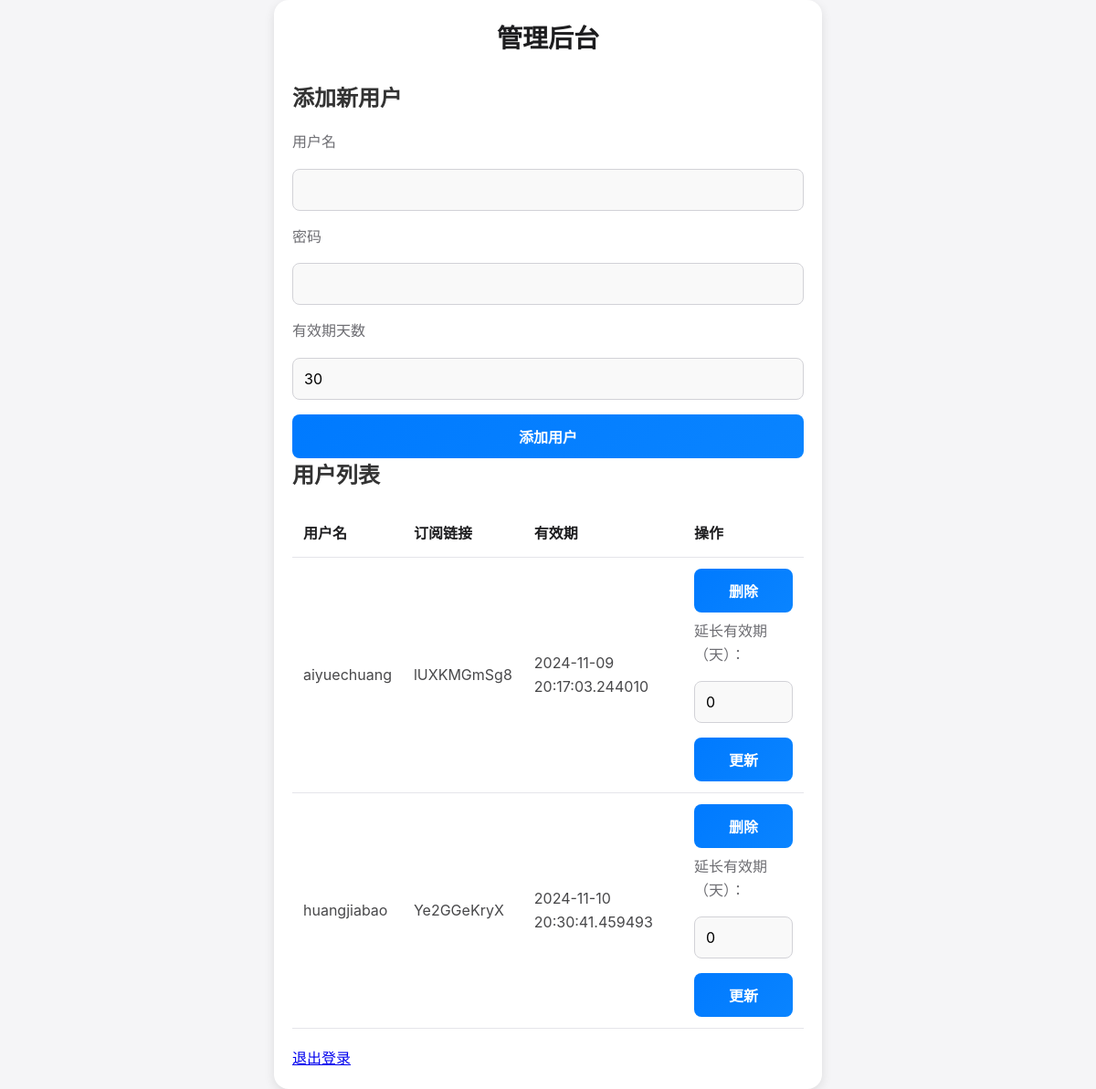
Before: /admin (signed in) with the older database file.
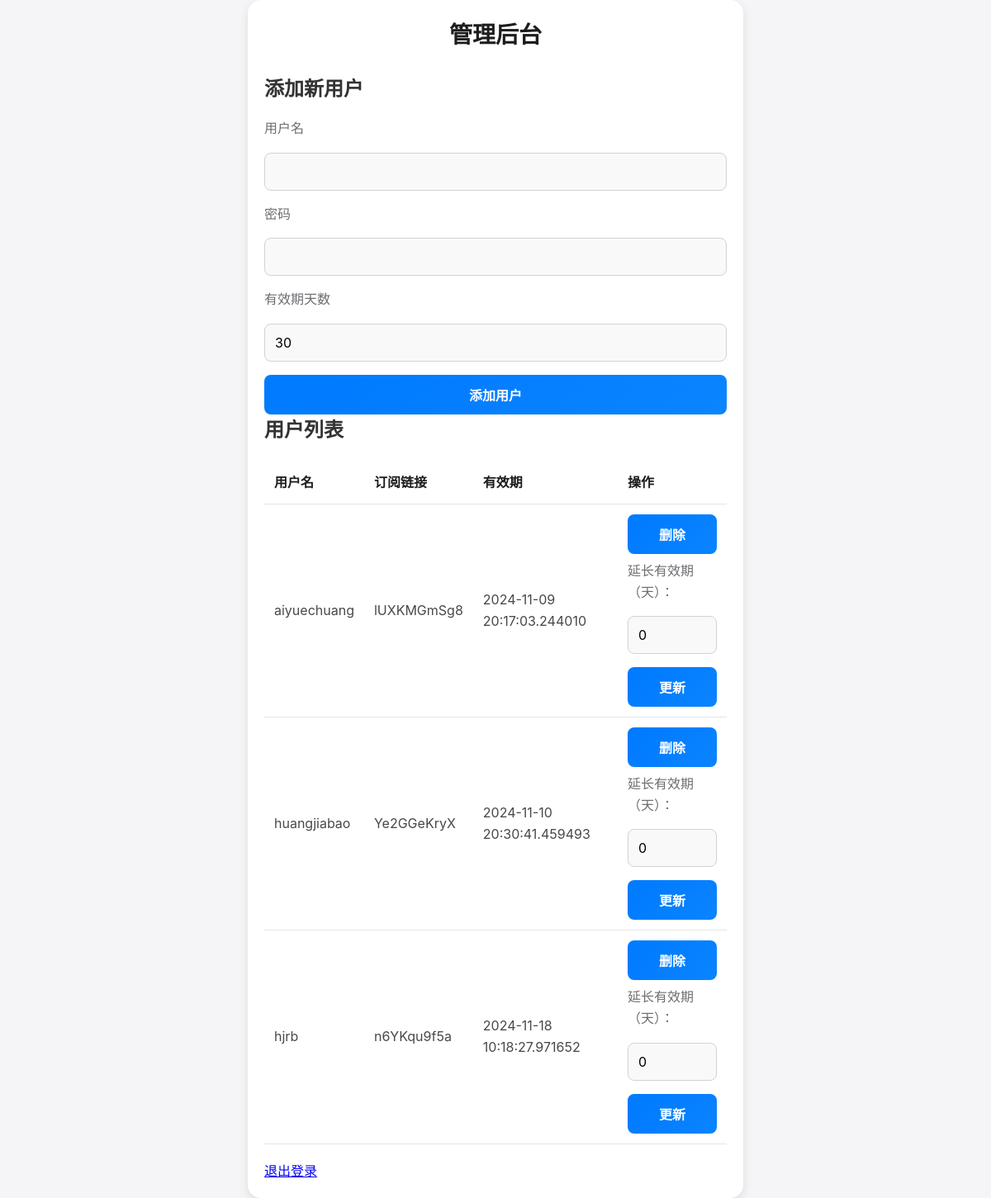
After: the same page with the newer database file.
### app.py (models this page shows, shortened)
class User(db.Model):
    id = db.Column(db.Integer, primary_key=True)
    username = db.Column(db.String(150), nullable=False, unique=True)
    password = db.Column(db.String(150), nullable=False)
    expiration_date = db.Column(db.DateTime, nullable=True)
    subscription_link = db.Column(db.String(200), nullable=True, unique=True)

### app.py (the view, shortened to what this page needs)
@app.route('/admin', methods=['GET', 'POST'])
@admin_login_required
def admin():
    users = User.query.all()
    return render_template('admin.html', users=users)

### app.py (called while the page is built)
def admin_login_required(f):
    @wraps(f)
    def decorated_function(*args, **kwargs):
        if 'admin_logged_in' not in session:
            flash("请先登录", "danger")
            return redirect(url_for('login'))
        return f(*args, **kwargs)
    return decorated_function

### templates/admin.html (shortened to what this page needs)
<!DOCTYPE html>
<html lang="en">
<head>
    <link rel="stylesheet" href="{{ url_for('static', filename='style.css') }}">
</head>
<body>
    <div class="container">
        <h1>管理后台</h1>
        <form method="post">
            <h2>添加新用户</h2>
            <label for="username">用户名</label>
            <input type="text" name="username" id="username" required>
            <label for="password">密码</label>
            <input type="password" name="password" id="password" required>
            <label for="expiration_days">有效期天数</label>
            <input type="number" name="expiration_days" id="expiration_days" value="30" required>
            <button type="submit">添加用户</button>
        </form>
        <h2>用户列表</h2>
        <table>
            <tr>
                <th>用户名</th>
                <th>订阅链接</th>
                <th>有效期</th>
                <th>操作</th>
            </tr>
            {% for user in users %}
            <tr>
                <td>{{ user.username }}</td>
                <td>{{ user.subscription_link }}</td>
                <td>{{ user.expiration_date }}</td>
                <td>
                    <form method="post">
                        <button type="submit">删除</button>
                    </form>
                    <form method="post" style="margin-top: 8px;">
                        <label>延长有效期（天）：</label>
                        <input type="number" name="additional_days" value="0" required>
                        <button type="submit">更新</button>
                    </form>
                </td>
            </tr>
            {% endfor %}
        </table>
        <a href="{{ url_for('logout') }}" style="display: inline-block; margin-top: 20px;">退出登录</a>
    </div>
</body>
</html>

### static/style.css (style rules this page uses)
* { margin: 0; padding: 0; box-sizing: border-box; font-family: -apple-system, BlinkMacSystemFont, "Segoe UI", Roboto, "Helvetica Neue", Arial, sans-serif; }
body { background-color: #f5f5f7; color: #333; display: flex; justify-content: center; align-items: center; min-height: 100vh; line-height: 1.6; }
.container { width: 100%; max-width: 600px; padding: 20px; background-color: #ffffff; border-radius: 16px; box-shadow: 0 4px 12px rgba(0, 0, 0, 0.1); }
h1 { font-size: 28px; margin-bottom: 24px; color: #1d1d1f; font-weight: 600; text-align: center; }
form { display: flex; flex-direction: column; gap: 16px; }
label { font-size: 16px; color: #6e6e73; }
input[type="text"], input[type="password"], input[type="number"] { width: 100%; padding: 12px; border: 1px solid #d2d2d7; border-radius: 8px; font-size: 16px; background-color: #f9f9f9; }
button { padding: 12px; border: none; border-radius: 8px; font-size: 16px; font-weight: 600; color: #fff; background: linear-gradient(135deg, #007aff, #0a84ff); cursor: pointer; transition: background 0.3s ease; }
table { width: 100%; border-collapse: collapse; margin-top: 20px; }
th, td { padding: 12px; border-bottom: 1px solid #e5e5ea; text-align: left; }
th { font-weight: 600; color: #1d1d1f; }
td { color: #48484a; }

Changed rows visible on the page:
added User: username "hjrb", subscription_link "n6YKqu9f5a", expiration_date "2024-11-18 10:18:27.971652"
